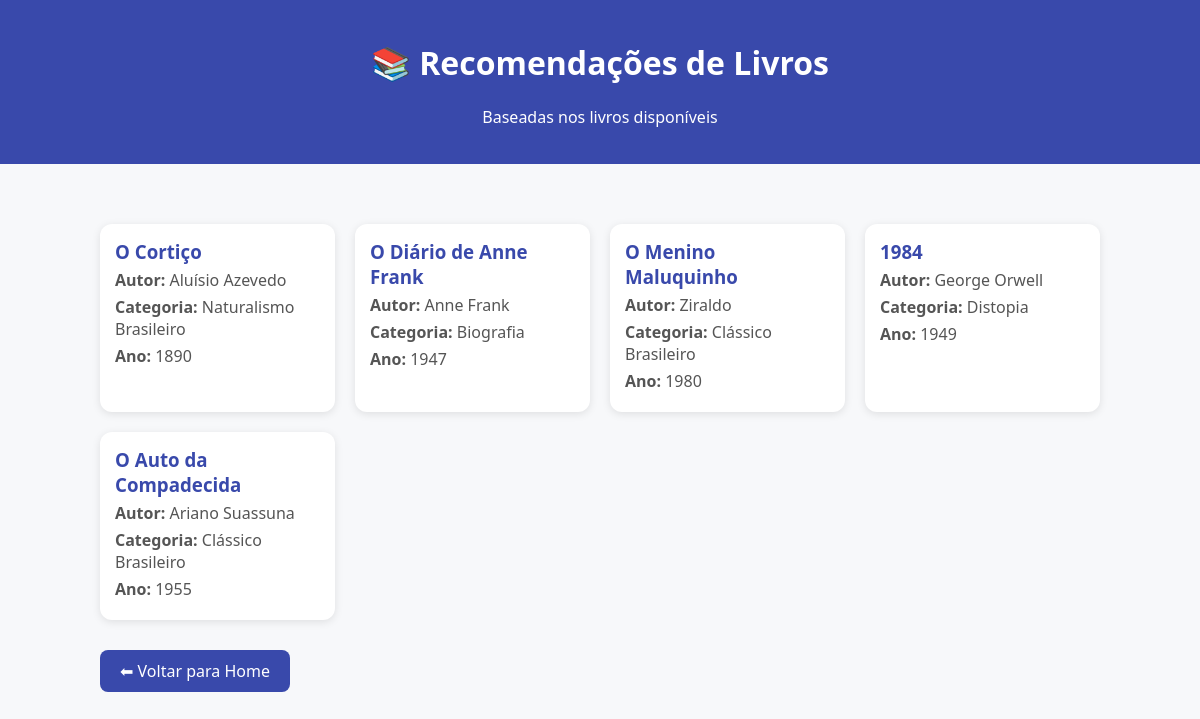
Screenshot of /alunos/recomendacoes/ (signed in) with the database file from the repository.
### bibliotecarias/models.py (models this page shows, shortened)
class Livro(models.Model):
    isbn_validator = RegexValidator(
        regex=r'^\d{13}$',
        message='O ISBN deve conter exatamente 13 dígitos numéricos.'
    )
    titulo = models.CharField(max_length=200)
    autor = models.CharField(max_length=100)
    categoria = models.CharField(max_length=100)
    ano_publicacao = models.PositiveIntegerField()
    quantidade = models.PositiveIntegerField(default=1)
    isbn = models.CharField(
        max_length=13,
        unique=True,
        validators=[isbn_validator]
    )
    disponivel = models.BooleanField(default=True)

### alunos/views.py (the view, shortened to what this page needs)
# urls.py: path('recomendacoes/', views.recomendacoes_aluno, name='recomendacoes_aluno'),
def recomendacoes_aluno(request):
    usuario = request.user
    emprestimos = Emprestimo.objects.filter(aluno=usuario).select_related('livro')
    if not emprestimos.exists():
        livros_recomendados = Livro.objects.filter(disponivel=True).order_by('?')[:5]
        categoria_preferida = None
    contexto = {
        'livros_recomendados': livros_recomendados,
        'categoria_preferida': categoria_preferida,
    }
    return render(request, 'alunos/recomendacoes.html', contexto)

### alunos/templates/alunos/recomendacoes.html (shortened to what this page needs)
<!DOCTYPE html>
<html lang="pt-br">
<head>
</head>
<body>
    <header>
        <h1>📚 Recomendações de Livros</h1>
        {% if categoria_preferida %}
            <p>Baseadas em sua categoria favorita: <strong>{{ categoria_preferida }}</strong></p>
        {% else %}
            <p>Baseadas nos livros disponíveis</p>
        {% endif %}
    </header>
    <div class="container">
        <div class="livros-grid">
            {% for livro in livros_recomendados %}
                <div class="livro-card">
                    <h3>{{ livro.titulo }}</h3>
                    <p><strong>Autor:</strong> {{ livro.autor }}</p>
                    <p><strong>Categoria:</strong> {{ livro.categoria }}</p>
                    <p><strong>Ano:</strong> {{ livro.ano_publicacao }}</p>
                </div>
            {% empty %}
                <p>Nenhuma recomendação disponível no momento.</p>
            {% endfor %}
        </div>
        <a href="{% url 'home_aluno' %}" class="voltar">⬅ Voltar para Home</a>
    </div>
</body>
</html>

### alunos/templates/alunos/recomendacoes.html (style rules this page uses)
body { font-family: 'Segoe UI', sans-serif; background-color: #f7f8fa; margin: 0; padding: 0; }
header { background-color: #3949ab; color: white; text-align: center; padding: 20px; }
.container { max-width: 1000px; margin: 40px auto; padding: 20px; }
.livros-grid { display: grid; grid-template-columns: repeat(auto-fit, minmax(220px, 1fr)); gap: 20px; }
.livro-card { background: white; border-radius: 12px; padding: 15px; box-shadow: 0 2px 8px rgba(0,0,0,0.1); transition: transform 0.2s ease; }
.livro-card h3 { margin: 0; color: #3949ab; }
.livro-card p { margin: 5px 0; color: #555; }
a.voltar { display: inline-block; margin-top: 30px; text-decoration: none; background-color: #3949ab; color: white; padding: 10px 20px; border-radius: 8px; transition: background-color 0.2s ease; }

### rows the page displays
Livro: titulo "O Cortiço", autor "Aluísio Azevedo", categoria "Naturalismo Brasileiro", ano_publicacao "1890"
Livro: titulo "O Diário de Anne Frank", autor "Anne Frank", categoria "Biografia", ano_publicacao "1947"
Livro: titulo "O Menino Maluquinho", autor "Ziraldo", categoria "Clássico Brasileiro", ano_publicacao "1980"
Livro: titulo "1984", autor "George Orwell", categoria "Distopia", ano_publicacao "1949"
Livro: titulo "O Auto da Compadecida", autor "Ariano Suassuna", categoria "Clássico Brasileiro", ano_publicacao "1955"
